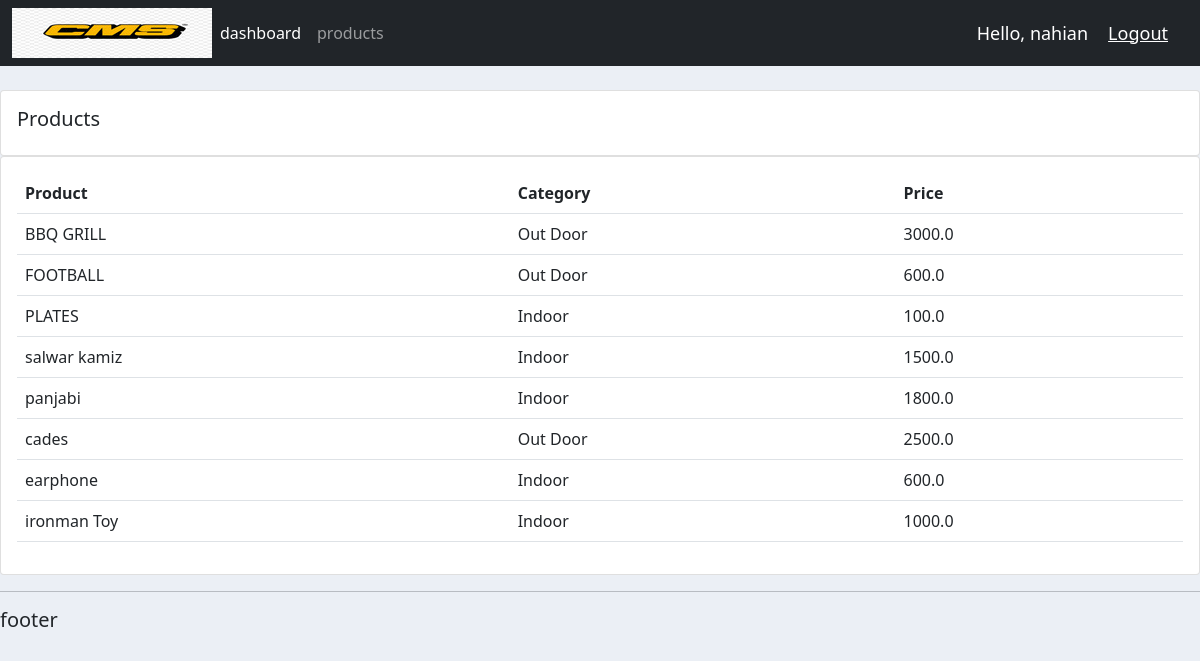
Screenshot of /products/ (signed in) with the database file from the repository.
### accounts/models.py (models this page shows, shortened)
class product(models.Model):
	CATEGORY =(
		('Indoor' , 'Indoor'),
		('Out Door' , 'Out Door'),
		)
	name = models.CharField(max_length=200, null=True)
	price = models.FloatField(null=True)
	category = models.CharField(max_length=200, null=True, choices=CATEGORY)
	description = models.CharField(max_length=200, null=True)
	date_created = models.DateTimeField(auto_now_add=True, null=True)
	tag = models.ManyToManyField(tag)

### accounts/views.py (the view)
# urls.py: path('products/', views.products, name='products'),
@login_required(login_url='login')
def products(request):
	products = product.objects.all()
	return render(request, 'accounts/products.html',{'products':products})

### accounts/templates/accounts/products.html
{% extends 'accounts/main.html'%}
{% block content %}
		<br>
		<div class="row">
			<div class="col-md">
				<div class="card card-body">
					<h5>Products</h5>
				</div>
				<div class="card card-body">
					<table class="table">
						<tr>
							<th>Product</th>
							<th>Category</th>
							<th>Price</th>
						</tr>
						{% for i in products %}
						<tr>
						     <td>{{i.name}}</td>
						     <td>{{i.category}}</td>
						     <td>{{i.price}}</td>
						</tr>
						{% endfor %}
					</table>
				</div>
			</div>
		</div>
{% endblock %}

### accounts/templates/accounts/navbar.html (shortened to what this page needs)
{% load static %}
<nav class="navbar navbar-expand-lg navbar-dark bg-dark">
  <div class="container-fluid">
    <img src="{% static 'images/cms2.jpg'%}">
    <div class="collapse navbar-collapse" id="navbarNav">
      <ul class="navbar-nav">
        <li class="nav-item">
          <a class="nav-link active" aria-current="page" href="{% url 'home' %}">dashboard</a>
        </li>
        <li class="nav-item">
          <a class="nav-link" href="{% url 'products' %}">products</a>
        </li>
      </ul>
    </div>
    <span class="hello-msg">Hello, {{request.user}}</span>
  <span ><a  class="hello-msg" href="{% url 'logout' %}">Logout</a></span>
  </div>
</nav>

### static/css/main.css (style rules this page uses)
body { background-color: #ebeff5; }

### accounts/templates/accounts/navbar.html (style rules this page uses)
.hello-msg { font-size: 18px; color: #fff; margin-right: 20px; }

### rows the page displays
product: name "BBQ GRILL", category "Out Door", price "3000.0"
product: name "FOOTBALL", category "Out Door", price "600.0"
product: name "PLATES", category "Indoor", price "100.0"
product: name "salwar kamiz", category "Indoor", price "1500.0"
product: name "panjabi", category "Indoor", price "1800.0"
product: name "cades", category "Out Door", price "2500.0"
product: name "earphone", category "Indoor", price "600.0"
product: name "ironman Toy", category "Indoor", price "1000.0"

### other values shown
{{ request.user }} "nahian"
